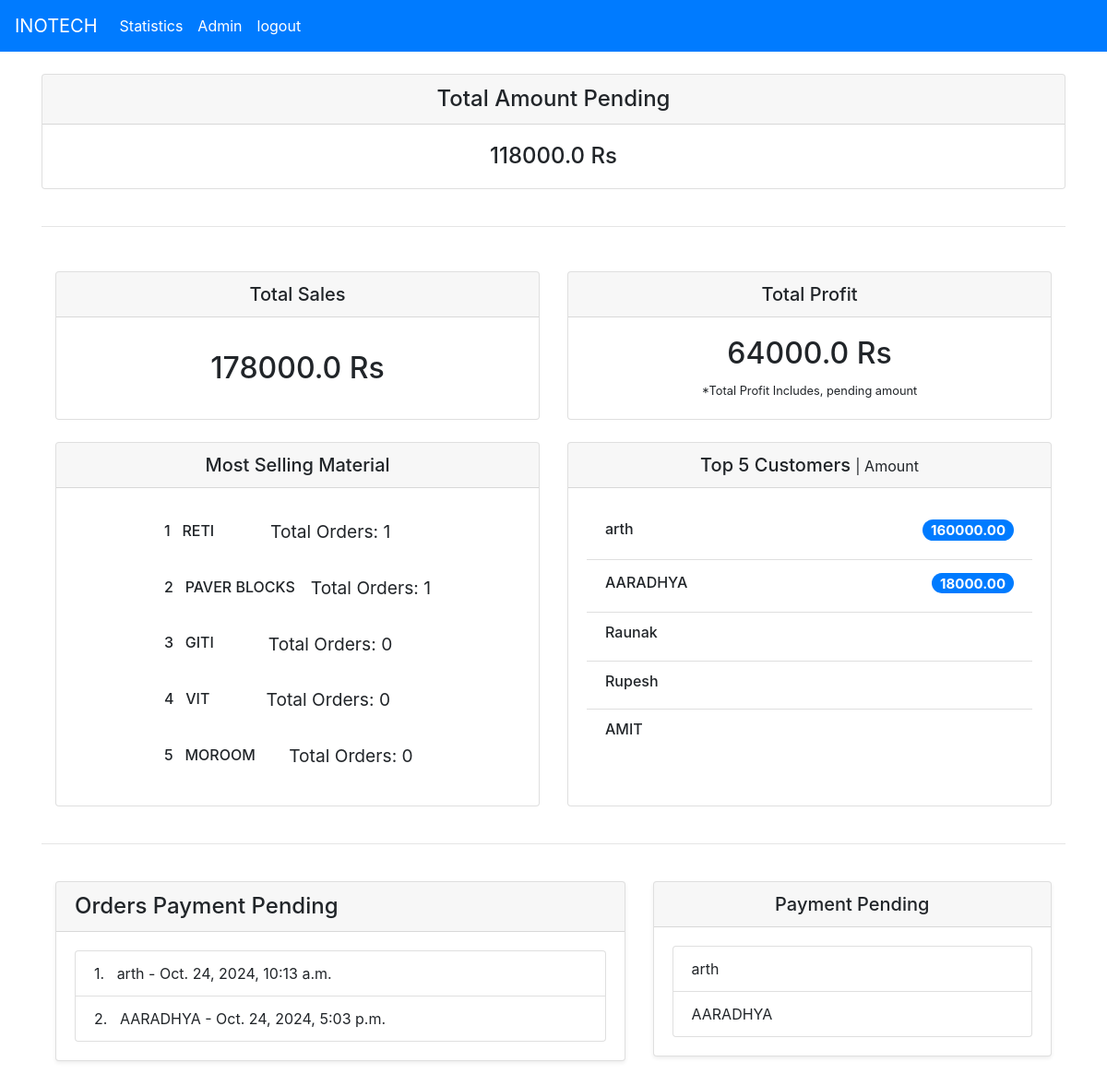
The app's page / (signed in) with its own data.
### home/models.py (models this page shows, shortened)
class Material(models.Model):
    name = models.CharField(max_length=100)

class Customer(models.Model):
    name = models.CharField(max_length=100)
    contact_details = models.CharField(max_length=100)
    billing_information = models.TextField(blank=True)
    information = models.TextField(blank=True)

class Order(models.Model):
    customer = models.ForeignKey(Customer, on_delete=models.CASCADE)
    truck = models.ForeignKey(Truck, on_delete=models.SET_NULL, null=True)
    delivery_location = models.CharField(max_length=100)
    delivery_date = models.DateTimeField()
    material = models.ForeignKey(Material, on_delete=models.CASCADE)
    quantity = models.CharField(max_length=10, null=True, blank=True)
    price = models.DecimalField(max_digits=10, decimal_places=2 ,default=0)
    cost_price = models.DecimalField(max_digits=10, decimal_places=2 ,default=0)
    paymentdone = models.CharField(max_length=15,choices = CHOICES, default = '1')
    amount_paid = models.DecimalField(max_digits=10, decimal_places=2, blank=True, null=True, default=0)
    amount_pending = models.DecimalField(max_digits=10, decimal_places=2, blank=True, null=True, default=0)

### home/views.py (the view)
# urls.py: path('', views.statistics, name='statistics'),
@login_required
def statistics(request):
    pending_orders = Order.objects.filter(paymentdone='2')
    pending_customers = Customer.objects.filter(order__in=pending_orders).distinct()
    total_amount_pending = pending_orders.aggregate(Sum('amount_pending'))['amount_pending__sum'] or 0
    orders = Order.objects.filter(paymentdone='1')
    total_price = Order.objects.aggregate(Sum('price'))['price__sum'] or 0
    total_cost_price = Order.objects.aggregate(Sum('cost_price'))['cost_price__sum'] or 0
    total_profit = total_price - total_cost_price
    top_5_customers = (Customer.objects.annotate(total_spent=Sum('order__price')).order_by('-total_spent')[:5])
    most_selling_materials = (Material.objects.annotate(total_orders=Count('order')).order_by('-total_orders'))
    return render(request, 'stats.html', {'pending_orders': pending_orders,'pending_customers': pending_customers,'total_sales': total_price,'top_5_customers':top_5_customers, 'total_profit': total_profit, 'most_selling_materials':most_selling_materials,'total_amount_pending':total_amount_pending})

### templates/stats.html (shortened to what this page needs)
{% extends 'base.html' %}
{% block content %}
<div class="row mt-4" id="total_amount_pending">
  <div class="col-md-12">
    <div class="card">
      <h4 class="card-title text-center card-header">Total Amount Pending</h4>
      <div class="card-body text-center">
        {% if total_amount_pending %}
        <h4 class="card-text">
          {{ total_amount_pending | floatformat:1 }}  Rs
        </h4>
        {% else %}
        <p class="card-text">
          No amount pending !
        </p>
        {% endif %}
      </div>
    </div>
  </div>
</div>
<br>
<hr>
<div class="container mt-5">
  <div class="row">
    <div class="col-md-6 mb-4" id="total_sales">
      <div class="card h-100">
        <h5 class="card-title text-center card-header">Total Sales</h5>
        <div class="card-body d-flex justify-content-center align-items-center">
          <div>
            <p class="card-text h2 text-center">
              {{ total_sales|floatformat:1}}  Rs
            </p>
          </div>
        </div>
      </div>
    </div>
    <div class="col-md-6 mb-4" id="total_profit">
      <div class="card h-60">
        <h5 class="card-title text-center card-header">Total Profit</h5>
        <div class="card-body d-flex justify-content-center align-items-center">
          <div>
            <p class="card-text h2 text-center">
              {{ total_profit|floatformat:1 }}   Rs
            </p>
            <small>*Total Profit Includes, pending amount</small>
          </div>
        </div>
      </div>
    </div>
    <br>
    <div class="col-md-6 mb-4" id="most_selling_material">
      <div class="card h-100">
        <h5 class="card-title text-center card-header">Most Selling Material</h5>
        <div class="card-body d-flex justify-content-center align-items-center">
          {% if most_selling_materials %}
          <div>
            {% for most_material in most_selling_materials %}
            <ul class="list-group list-group-flush">
              <li class="list-group-item d-flex justify-content-between align-items-center">
                <h6>{{forloop.counter}} &nbsp; {{ most_material.name }} &nbsp; &nbsp;</h6>
                <h4> <small>Total Orders: {{ most_material.total_orders }} </small></h4>
            </li>
            {% endfor %}
          </div>
          {% else %}
          <div>
            <p class="card-text text-center">
              No materials found.
            </p>
          </div>
          {% endif %}
        </div>
      </div>
    </div>
    <div class="col-md-6 mb-4" id="top_5_customers">
      <div class="card h-100">
        <h5 class="card-title card-header text-center">Top 5 Customers  <small> | Amount</small></h5>
        <div class="card-body">
          <ul class="list-group list-group-flush">
            {% for customer in top_5_customers %}
            <li class="list-group-item d-flex justify-content-between align-items-center">
              <h6>{{ customer.name }}</h6>
              <h5><span class="badge badge-primary badge-pill">{{ customer.total_spent|floatformat:2 }}</span></h5>
            </li>
            {% endfor %}
          </ul>
        </div>
      </div>
    </div>
  </div>
</div>
<hr>
<br>
<div>
  <div>
    <div class="container-fluid mt-10" id="order_payment_pending">
      <div class="row">
        <div class="col-md-7 mb-5">
          <div class="card shadow-sm">
            <div class="card-header">
              <h4 class="card-title mb-0">Orders Payment Pending</h4>
            </div>
            <div class="card-body">
              {% if pending_orders %}
              <ul class="list-group">
                {% for order in pending_orders %}
                <li class="list-group-item">{{forloop.counter}}. &nbsp; {{ order.customer.name }} - {{ order.delivery_date }}</li>
                {% endfor %}
              </ul>
              {% else %}
              <p class="text-muted mb-0">
                No pending orders.
              </p>
              {% endif %}
            </div>
          </div>
        </div>
        <div class="col-md-5 mb-3" id="customer_payment_pending">
          <div class="card shadow-sm">
            <div class="card-header">
              <h5 class="card-title mb-0 text-center">Payment Pending</h5>
            </div>
            <div class="card-body">
              {% if pending_customers %}
              <ul class="list-group">
                {% for customer in pending_customers %}
                <li class="list-group-item ">{{ customer.name }}</li>
                {% endfor %}
              </ul>
              {% else %}
              <p class="text-muted mb-0">
                No pending customers.
              </p>
              {% endif %}
            </div>
          </div>
        </div>
      </div>
    </div>
  </div>
</div>
</div>
{% endblock %}

### templates/base.html (shortened to what this page needs)
<!DOCTYPE html>
<html lang="en">
<head>
  <link rel="stylesheet" href="https://cdn.jsdelivr.net/npm/bootstrap@4.3.1/dist/css/bootstrap.min.css">
</head>
<body>
  <nav class="navbar navbar-expand-lg navbar-dark bg-primary">
    <a class="navbar-brand" href="/">INOTECH</a>
    <div class="collapse navbar-collapse" id="navbarNavAltMarkup">
      <div class="navbar-nav">
        <a class="nav-item nav-link active" href="/">Statistics<span class="sr-only">(current)</span></a>
        <a class="nav-item nav-link active" href="admin/">Admin</a>
        <a class="nav-item nav-link active" href="/admin/logout/">logout</a>
      </div>
    </div>
  </nav>
  <div class="container mt-10">
    {% block content %}{% endblock %}
</body>
</html>

### records on screen
Material: name "RETI", total_orders "1"
Material: name "PAVER BLOCKS", total_orders "1"
Material: name "GITI", total_orders "0"
Material: name "VIT", total_orders "0"
Material: name "MOROOM", total_orders "0"
Customer: name "arth", total_spent "160000.00"
Customer: name "AARADHYA", total_spent "18000.00"
Customer: name "Raunak"
Customer: name "Rupesh"
Customer: name "AMIT"
Order: customer.name "arth", delivery_date "Oct. 24, 2024, 10:13 a.m."
Order: customer.name "AARADHYA", delivery_date "Oct. 24, 2024, 5:03 p.m."

### other values on screen
{{ total_amount_pending | floatformat:1 }} "118000.0"
{{ total_sales|floatformat:1 }} "178000.0"
{{ total_profit|floatformat:1 }} "64000.0"
